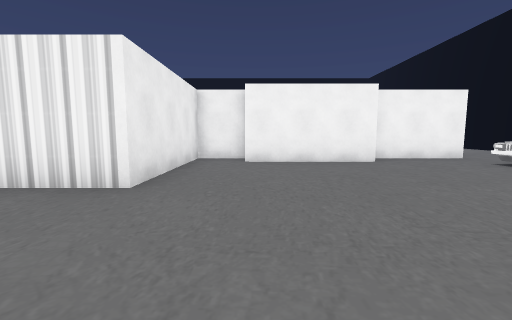
view 1 (above)

24 first-person views from a walk through a scene from a Unity 3-D project. The camera is 1.3 m above the floor, tilts 6° down and sees 90° across. Doors are open. The floor is counted in squares, 2 m on a side. Each view is taken from the middle of a square. On the plan, view 1 faces up. The plan holds only what a view shows up to about 9 squares ahead; the rest is blank. Some surface patterns are stand-ins.

view 2
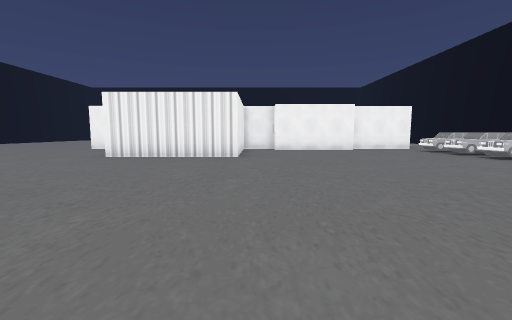

view 3
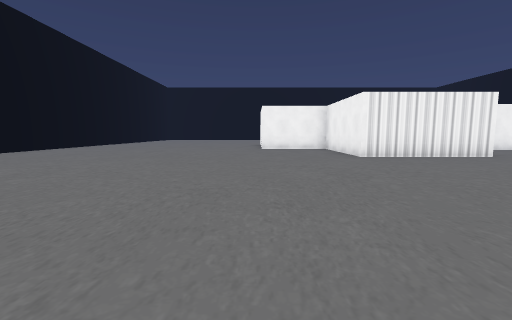

view 4
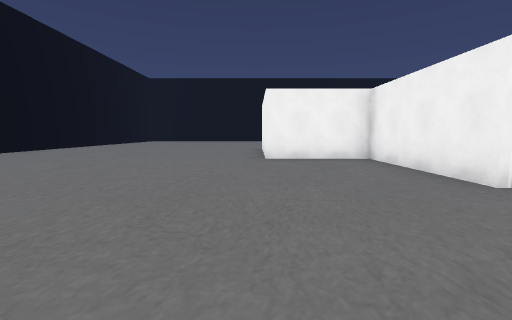

view 5
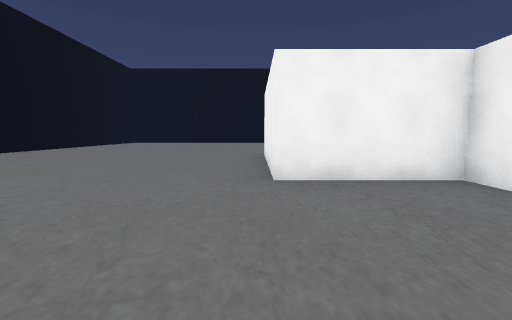

view 6
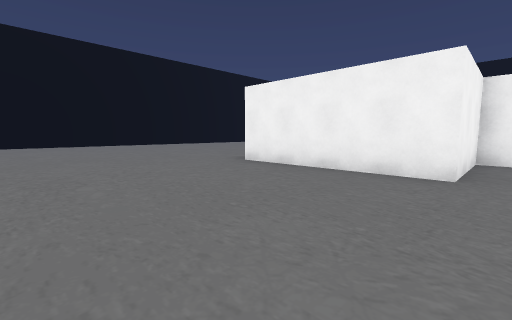

view 7
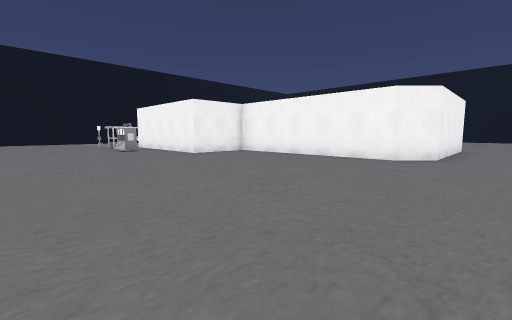

view 8
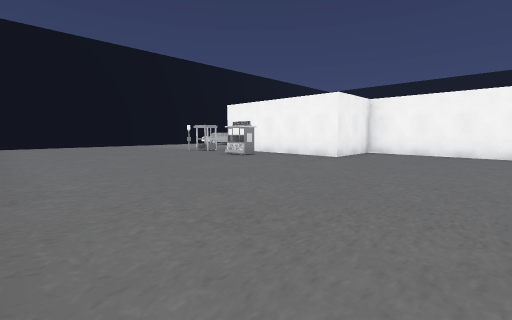

view 9
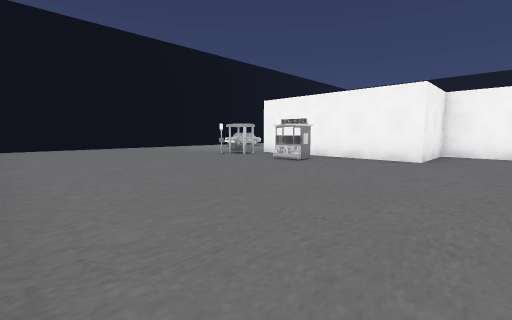

view 10
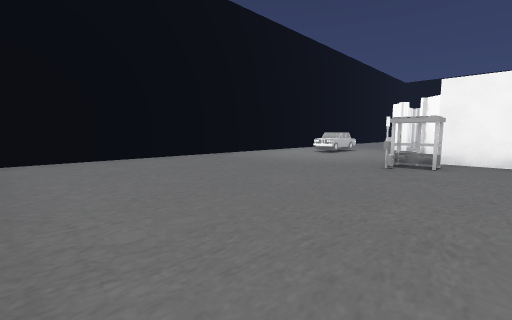

view 11
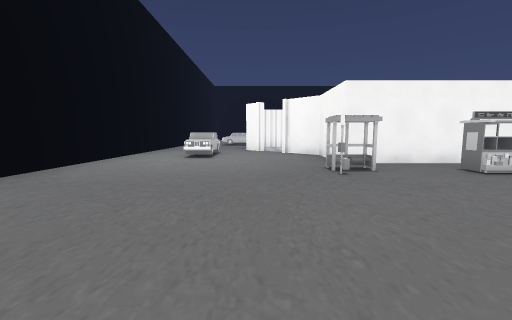

view 12
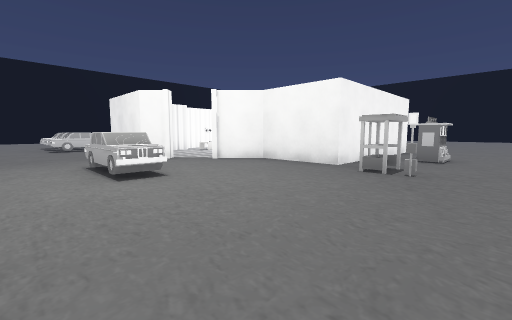

view 13
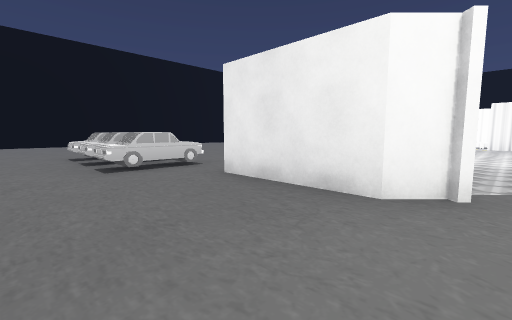

view 14
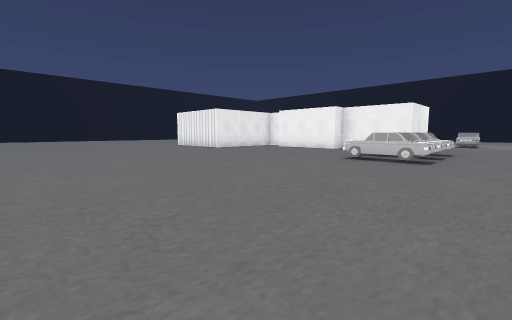

view 15
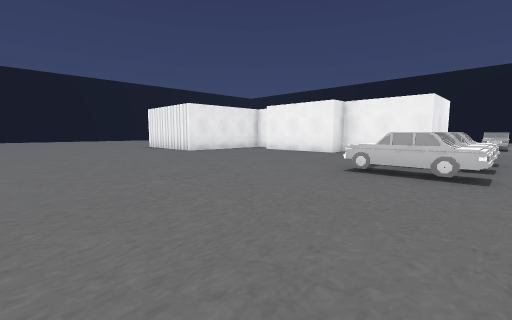

view 16
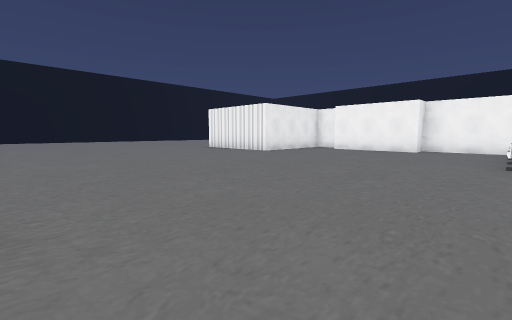

view 17
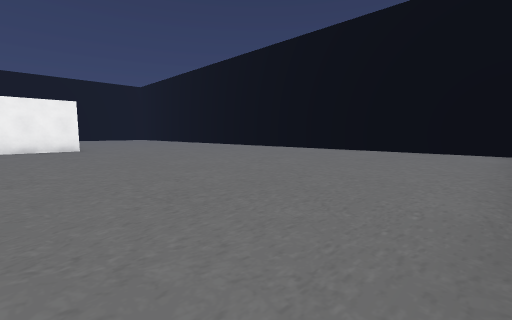

view 18
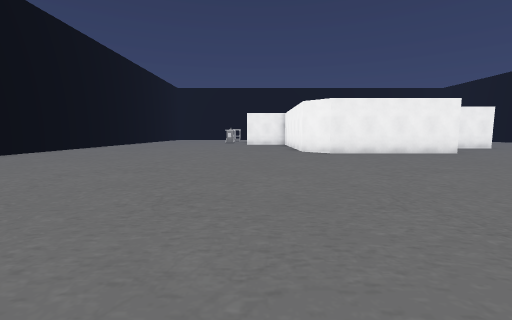

view 19
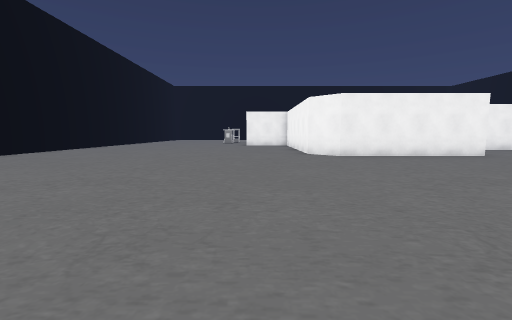

view 20
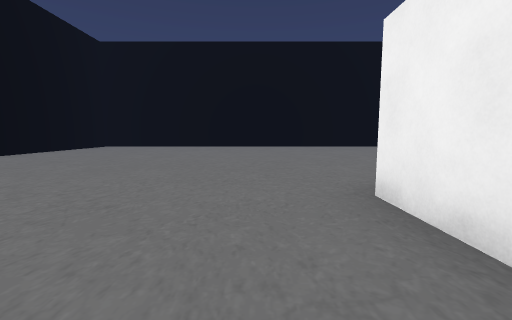

view 21
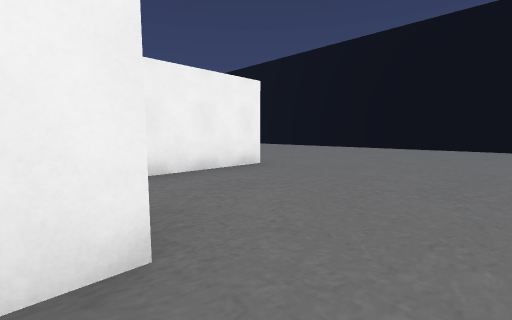

view 22
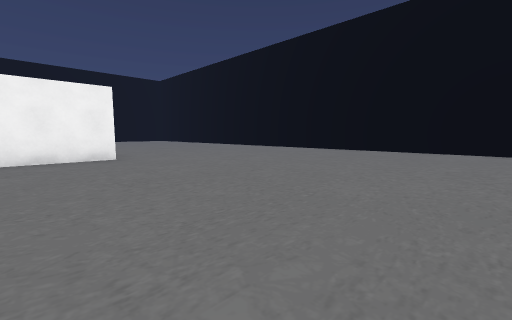

view 23
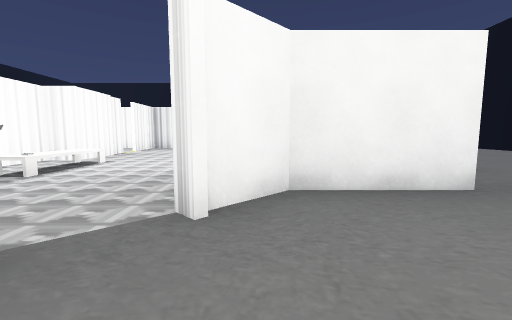

view 24
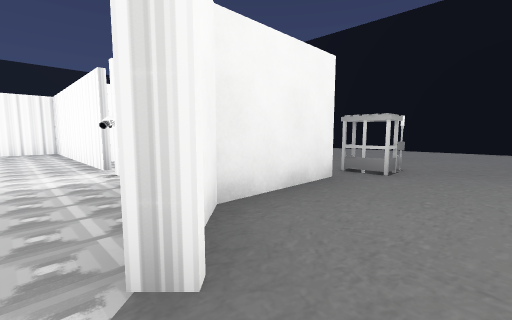

### Floor plan
Points are (right, up) in squares from view 1. A wall is a line through its corners. A room is listed if a view was taken in it or the views show most of it. See-through windows are left out.
Room 1 (views 1, 2, 3, 4, 5, 6, 7, 8, 9, 10, 11, 12, 13, 14, 15, 16, 17, 18, 19, 20, 21, 22, 23, 24)
walls: (-0.2, 6.5) (-1.5, 6.5) (-1.5, 3) (-5.1, 3) (-5.1, 6.5) (-7.8, 6.5) (-7.8, 10.6) (-7, 11.4) (-1.6, 11.4) (-1.6, 13.5) (3.1, 13.5) (3.1, 11.4) (4, 10.4) (3.8, 10.2); (-0.1, 6.8) (-0.1, 6); (-16.2, 5.1) (-16.2, 4.2); (-16.2, 9.1) (-16.2, 8.2); (4.8, 9.7) (5.4, 9.1) (5.4, 6.5) (2.8, 6.5) (2.8, 5.9) (-0.2, 5.9); (-16.2, 12.1) (-16.2, 11.2); (-5.9, 20.4) (-8.6, 20.4); (-16.1, -4.6) (-7.8, -4.6); (8.7, 8.8) (8.7, 20.1); (-16.2, 17.1) (-16.2, 15.2); (5, 20.4) (2.5, 20.4)
ways out: gap at (4, 10)
objects: kiosk (1, 15); other object (3, 14) to (4, 15); other object (5, 2); other object (6, 4); other object (6, 5); other object (7, 11) to (7, 12)

Positions as (right, up) in squares from view 1, and headings:
1: (0, 0), facing up
2: (-1, -4), facing up
3: (-8, -4), facing up
4: (-8, 0), facing up
5: (-8, 3), facing up
6: (-12, 6), facing up-right
7: (-9, 18), facing down-right
8: (-5, 20), facing down-right
9: (-3, 20), facing down-right
10: (2, 20), facing down-right
11: (5, 19), facing down
12: (8, 16), facing down-left
13: (8, 10), facing down-left
14: (8, -4), facing up-left
15: (7, -2), facing up-left
16: (5, -4), facing up-left
17: (-16, 5), facing down-right
18: (-16, 13), facing right
19: (-15, 13), facing right
20: (-9, 8), facing up
21: (-9, 7), facing down-right
22: (-12, 5), facing down-right
23: (6, 11), facing left
24: (5, 10), facing up-left
